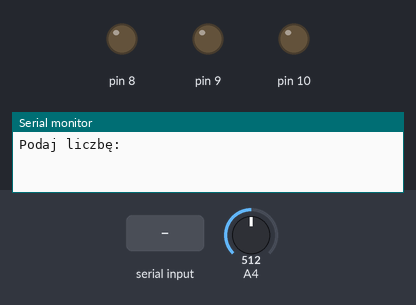
Simulated run of this sketch. Board: Arduino Uno, built with avr-gcc and run on an emulated ATmega328P. On the bench: output pins drawn as LEDs (lit = HIGH), the last lines printed to the serial monitor. Inputs (shaded band) come from the test bench; at power-on: A4 = 512.

Above: at 1.2 s.
1.3 s: "90,45\n" received over Serial
At 2.0 s:
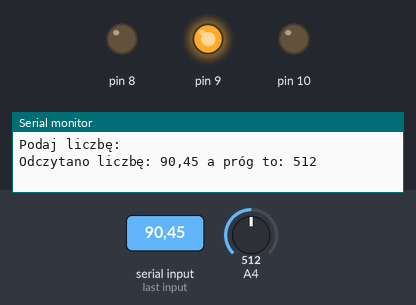
4.0 s: "5\n" received over Serial
At 5.5 s:
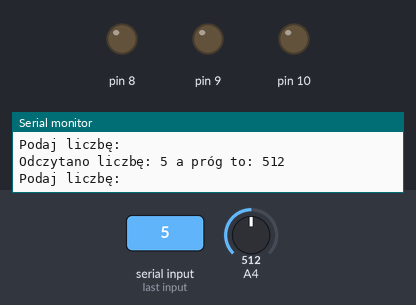
5.6 s: "30,150\n" received over Serial
At 6.5 s:
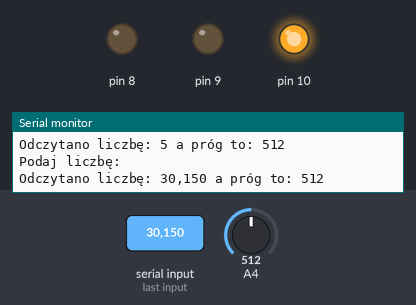
Timing chart, 0 to 8.6 s (numbered marks = the images above; inputs shaded):
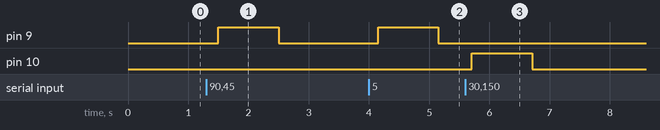

The sketch:

Arduino_Podstawy_Analog_zad4-6_Gra.ino
```cpp
String guess = "";
int guessInt = 0;
int prog = 0;
int try_num = 0;
int try_max = 3;

void setup() {
  pinMode(8, OUTPUT);
  pinMode(9, OUTPUT);
  pinMode(10, OUTPUT);
  Serial.begin(9600);
}

void loop() {

  Serial.println("Podaj liczbę: ");
  while (Serial.available() <= 0){
    delay(100);
  }
  guess = Serial.readStringUntil('\n');
  if (guess == "reset"){
    try_num = 0;
  } else {
    guessInt = guess.toInt();
    prog = analogRead(A4);
    Serial.println("Odczytano liczbę: " + guess + " a próg to: " + prog);
    delay(100);
    try_num = try_num + 1;
    if ( guessInt <= (prog + 50) && guessInt >= (prog - 50) && try_num < try_max) {

        Serial.println("WOHOOO!!!");
        digitalWrite(8, HIGH);
        delay(1000);
        digitalWrite(8, LOW);
        if (try_num > 0){
          try_num = try_num - 1;
        }

    } else if (try_num < try_max) {
      digitalWrite(9, HIGH);
      delay(1000);
      digitalWrite(9, LOW);
    } else {
      digitalWrite(10, HIGH);
      delay(1000);
      digitalWrite(10, LOW);
      Serial.println("Wpisz 'reset' by zacząć od nowa!");
    }
  }

  delay(50);
}
```

Measured:
- after the input at 1.3 s, pin 9: LOW → HIGH after 0.20 s, → LOW 1.0 s later
- after the input at 4.0 s, pin 9: LOW → HIGH after 0.15 s, → LOW 1.0 s later
- after the input at 5.6 s, pin 10: LOW → HIGH after 0.11 s, → LOW 1.0 s later
